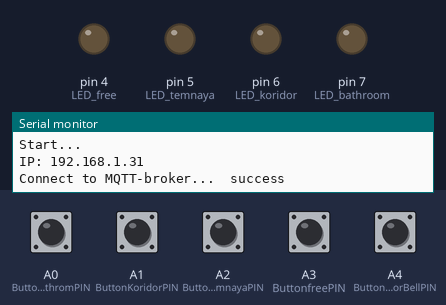
Simulated run of this sketch. Board: Arduino Uno, built with avr-gcc and run on an emulated ATmega328P. Parts: output pins drawn as LEDs (lit = HIGH), the last lines printed to the serial monitor. The inputs (shaded band) are chosen by the test bench; at power-on: A0 (ButtonBanthromPIN), A1 (ButtonKoridorPIN), A2 (ButtonTemnayaPIN), A3 (ButtonfreePIN), A4 (ButtonDoorBellPIN) HIGH. No MQTT or app messages arrive unless stated.

Above: at 1.2 s.
1.3 s: A0 (ButtonBanthromPIN) pulled LOW for 0.15 s
At 2.5 s:
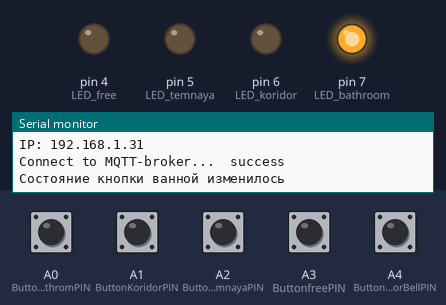
3.0 s: A1 (ButtonKoridorPIN) pulled LOW for 0.15 s
At 4.2 s:
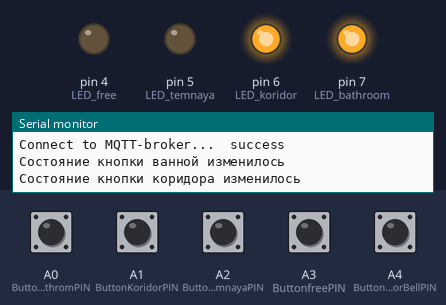
4.7 s: A2 (ButtonTemnayaPIN) pulled LOW for 0.15 s
At 5.7 s:
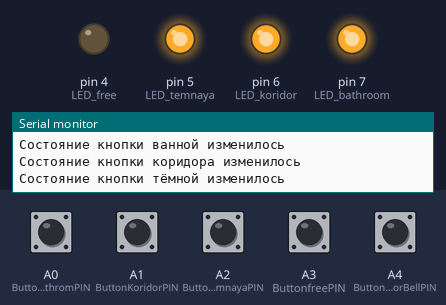
6.4 s: A3 (ButtonfreePIN) pulled LOW for 0.15 s
At 7.5 s:
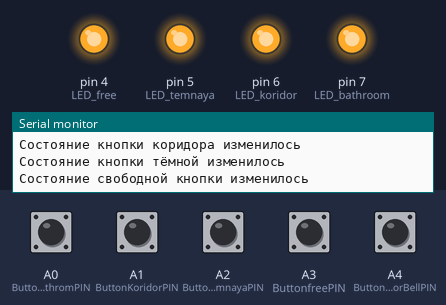
8.1 s: A0 (ButtonBanthromPIN) pulled LOW for 1 s
At 10.3 s:
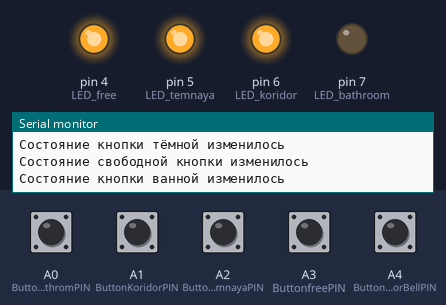
10.6 s: A1 (ButtonKoridorPIN) pulled LOW for 1 s
At 12.1 s:
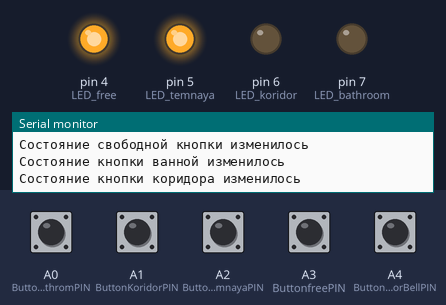
Timing chart, 0 to 13.6 s (numbered marks = the images above; inputs shaded):
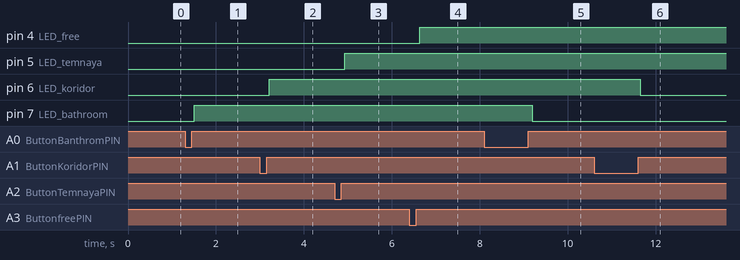

Measured:
- after the input at 1.3 s, pin 7 (LED_bathroom): LOW → HIGH after 0.21 s
- after the input at 3.0 s, pin 6 (LED_koridor): LOW → HIGH after 0.21 s
- after the input at 4.7 s, pin 5 (LED_temnaya): LOW → HIGH after 0.22 s
- after the input at 6.4 s, pin 4 (LED_free): LOW → HIGH after 0.23 s
- after the input at 8.1 s, pin 7 (LED_bathroom): HIGH → LOW after 1.1 s
- after the input at 10.6 s, pin 6 (LED_koridor): HIGH → LOW after 1.1 s

The sketch:

iobrokerExample.ino
```cpp
//Подключаем библиотеки
#include <SPI.h>
#include <Ethernet.h>
#include <PubSubClient.h> //https://github.com/knolleary/pubsubclient
#include <Bounce2.h> //https://github.com/thomasfredericks/Bounce2
//Настройки сети
byte mac[] = {  0xAB, 0xBC, 0xCD, 0xDE, 0xEF, 0x31 };
byte ip[] = { 192, 168, 1, 31 }; //IP-адрес платы arduino
byte mqttserver[] = { 192, 168, 1, 7 }; //IP-адрес сервера ioBroker
//#define mqtt_server "m14.cloudmqtt.com" // mqtt брокер
#define mqtt_login "revixooe"
#define mqtt_password "nqqDyjgQpPmY"
#define mqtt_port  1883 //10241 // порт подключения к mqtt, у cloudmqtt порт отличный от 1883
EthernetClient ethClient;
void callback(char* topic, byte* payload, unsigned int length);
PubSubClient client(mqttserver, mqtt_port, callback, ethClient);
//Глобальные переменные
#define LED_bathroom 7
#define LED_koridor 6
#define LED_temnaya 5
#define LED_free 4

#define ButtonBanthromPIN A0
#define ButtonKoridorPIN A1
#define ButtonTemnayaPIN A2
#define ButtonfreePIN A3 //Пока свободная кнопка для управления пином. Включил сразу, чтобы потом не перепрошивать
#define ButtonDoorBellPIN A4 //Квартиная кнопка звонка

int ledBathroomState;
int ledKoridorState;
int ledTemnayaState;
int ledFreeState;

unsigned long buttonPressBathroom;
// Instantiate a Bounce object
//Bounce debouncer = Bounce();
Bounce debouncer1 = Bounce();
Bounce debouncer2 = Bounce();
Bounce debouncer3 = Bounce();
Bounce debouncer4 = Bounce();
Bounce debouncer5 = Bounce();
int BathroomState;
unsigned int send_interval = 10; //интервал отправки показаний на сервер по-умолчанию 10 секунд
unsigned long last_time = 0; //текущее время для таймера
char buff[20];

void callback(char* topic, byte* payload, unsigned int length) {
  Serial.println ("");
  Serial.println ("-------");
  Serial.println ("New callback of MQTT-broker");
  //преобразуем тему(topic) и значение (payload) в строку
  payload[length] = '\0';
  String strTopic = String(topic);
  String strPayload = String((char*)payload);
  //Исследуем что "прилетело" от сервера по подписке:
  //Изменение интервала опроса
  if (strTopic == "ArduinoMega/send_interval") {
    int tmp = strPayload.toInt();
    if (tmp == 0) {
      send_interval = 10;
    } else {
      send_interval = strPayload.toInt();
    }
  }
  //Управление светодиодом
  if (strTopic == "Lighting/Bathroom") {
    if (strPayload == "off" || strPayload == "0" || strPayload == "false") digitalWrite(LED_bathroom, LOW);
    if (strPayload == "on" || strPayload == "1" || strPayload == "true") digitalWrite(LED_bathroom, HIGH);
  }

  if (strTopic == "Lighting/Koridor") {
    if (strPayload == "off" || strPayload == "0" || strPayload == "false") digitalWrite(LED_koridor, LOW);
    if (strPayload == "on" || strPayload == "1" || strPayload == "true") digitalWrite(LED_koridor, HIGH);
  }

  if (strTopic == "Lighting/Temnaya") {
    if (strPayload == "off" || strPayload == "0" || strPayload == "false") digitalWrite(LED_temnaya, LOW);
    if (strPayload == "on" || strPayload == "1" || strPayload == "true") digitalWrite(LED_temnaya, HIGH);
  }

  if (strTopic == "Lighting/free") {
    if (strPayload == "off" || strPayload == "0" || strPayload == "false") digitalWrite(LED_free, LOW);
    if (strPayload == "on" || strPayload == "1" || strPayload == "true") digitalWrite(LED_free, HIGH);
  }


  Serial.print (strTopic);
  Serial.print (" ");
  Serial.println (strPayload);
  Serial.println ("-------");
  Serial.println ("");
}
void setup() {
  Serial.begin(9600);
  Serial.println("Start...");


  // Setup the button
  pinMode(ButtonBanthromPIN, INPUT);
  // Активируем встроенный резистор для кнопки
  digitalWrite(ButtonBanthromPIN, HIGH);


  // Setup the button
  pinMode(ButtonKoridorPIN, INPUT);
  // Активируем встроенный резистор для кнопки
  digitalWrite(ButtonKoridorPIN, HIGH);

   // Setup the button
  pinMode(ButtonTemnayaPIN, INPUT);
  // Активируем встроенный резистор для кнопки
  digitalWrite(ButtonTemnayaPIN, HIGH);

   // Setup the button
  pinMode(ButtonfreePIN, INPUT);
  // Активируем встроенный резистор для кнопки
  digitalWrite(ButtonfreePIN, HIGH);

     // Setup the button
  pinMode(ButtonDoorBellPIN, INPUT);
  // Активируем встроенный резистор для кнопки
  digitalWrite(ButtonDoorBellPIN, HIGH);

  // После настройки кнопки настраиваем антидребезг.
  debouncer1.attach(ButtonBanthromPIN);
  debouncer1.interval(5);

  debouncer2.attach(ButtonKoridorPIN);
  debouncer2.interval(5);

  debouncer3.attach(ButtonTemnayaPIN);
  debouncer3.interval(5);

  debouncer4.attach(ButtonfreePIN);
  debouncer4.interval(5);

  debouncer5.attach(ButtonDoorBellPIN);
  debouncer5.interval(5);


  //Инициализируем порты ввода-вывода, прописываем начальные значения
  pinMode(LED_bathroom, OUTPUT);
  digitalWrite(LED_bathroom, ledBathroomState);

  pinMode(LED_koridor, OUTPUT);
  digitalWrite(LED_koridor, ledKoridorState);

  pinMode(LED_temnaya, OUTPUT);
  digitalWrite(LED_temnaya, ledTemnayaState);

  pinMode(LED_free, OUTPUT);
  digitalWrite(LED_free, ledFreeState);
  //стартуем сетевое подключение
  Ethernet.begin(mac, ip);
  Serial.print("IP: ");
  Serial.println(Ethernet.localIP());


}
void loop() {

  // Update the debouncer and get the changed state
  boolean changedButtonBathroom = debouncer1.update();

  if ( changedButtonBathroom  ) {
    // Получаем обновлённые значения состояния кнопки
    int value = debouncer1.read();
    if ( value == HIGH) {
      ledBathroomState = !ledBathroomState;
      String temp_ledBathroomState =  String(ledBathroomState); //Строка для хранения состояния Led пина. Нужна для конвертирования в массив и отправки по mqtt.
      char BathroomStateMqtt[50]; //Массимв для отправки по mqtt
      temp_ledBathroomState.toCharArray(BathroomStateMqtt, temp_ledBathroomState.length() + 1); //Конвертируем  в массив для публикации по mqtt
      digitalWrite(LED_bathroom, ledBathroomState );
      Serial.println("Состояние кнопки ванной изменилось");
      client.publish("Lighting/Bathroom", BathroomStateMqtt);
    }
  }

  // Update the debouncer and get the changed state
  boolean changedTKoridorBathroom  = debouncer2.update();
//Кнопки отправляем сразу(без интервалов)
  if ( changedTKoridorBathroom ) {
    // Получаем обновлённые значения состояния кнопки
    int value2 = debouncer2.read();
    if ( value2 == HIGH) {
      ledKoridorState = !ledKoridorState;
      String temp_ledKoridorState =  String(ledKoridorState); //Строка для хранения состояния Led пина. Нужна для конвертирования в массив и отправки по mqtt.
      char KoridorStateMqtt[50]; //Массив для отправки по mqtt
      temp_ledKoridorState.toCharArray(KoridorStateMqtt, temp_ledKoridorState.length() + 1); //Конвертируем  в массив для публикации по mqtt
      digitalWrite(LED_koridor, ledKoridorState );
      Serial.println("Состояние кнопки коридора изменилось");
      client.publish("Lighting/Koridor", KoridorStateMqtt);
    }
  }
  boolean changedTemnayaBathroom  = debouncer3.update();
  if ( changedTemnayaBathroom ) {
    // Получаем обновлённые значения состояния кнопки
    int value3 = debouncer3.read();
    if ( value3 == HIGH) {
      ledTemnayaState = !ledTemnayaState;
      String temp_ledTemnayaState =  String(ledTemnayaState); //Строка для хранения состояния Led пина. Нужна для конвертирования в массив и отправки по mqtt.
      char TemnayaStateMqtt[50]; //Массив для отправки по mqtt
      temp_ledTemnayaState.toCharArray(TemnayaStateMqtt, temp_ledTemnayaState.length() + 1); //Конвертируем  в массив для публикации по mqtt
      digitalWrite(LED_temnaya, ledTemnayaState );
      Serial.println("Состояние кнопки тёмной изменилось");
      client.publish("Lighting/Temnaya", TemnayaStateMqtt);
    }
  }

    boolean changedFreeBathroom  = debouncer4.update();
  if ( changedFreeBathroom ) {
    // Получаем обновлённые значения состояния кнопки
    int value4 = debouncer4.read();
    if ( value4 == HIGH) {
      ledFreeState = !ledFreeState;
      String temp_ledFreeState =  String(ledFreeState); //Строка для хранения состояния Led пина. Нужна для конвертирования в массив и отправки по mqtt.
      char FreeStateMqtt[50]; //Массив для отправки по mqtt
      temp_ledFreeState.toCharArray(FreeStateMqtt, temp_ledFreeState.length() + 1); //Конвертируем  в массив для публикации по mqtt
      digitalWrite(LED_free, ledFreeState );
      Serial.println("Состояние свободной кнопки изменилось");
      client.publish("Lighting/free", FreeStateMqtt);
    }
  }

  boolean changedDoorBellButton  = debouncer5.update();
  if ( changedDoorBellButton ) {
    // Получаем обновлённые значения состояния кнопки
    int value5 = debouncer5.read();
    if ( value5 == HIGH) {
      char DoorBellStateMqtt[50]; //Массив для отправки по mqtt
      String temp_DoorBellState = "1";
      temp_DoorBellState.toCharArray(DoorBellStateMqtt, temp_DoorBellState.length() + 1); //Конвертируем  в массив для публикации по mqtt
      Serial.println("Состояние свободной кнопки изменилось");
      client.publish("Koridor/DoorBell", DoorBellStateMqtt);
    }
  }

  //Если соединение MQTT неактивно, то пытаемся установить его и опубликовать/подписаться
  if (!client.connected()) {
    Serial.print("Connect to MQTT-broker...  ");
    //Подключаемся и публикуемся/подписываемся
    if (client.connect("ArduinoMega")) {
      Serial.println("success");
      //Значение с датчиков
      //Подписываемся на интервал опроса
      client.subscribe("ArduinoMega/send_interval");
      //Подписываемся на переменную управления светодиодом
      client.subscribe("Lighting/#");
    } else {
      //Если не подключились, ждем 10 секунд и пытаемся снова
      Serial.print("Failed, rc=");
      Serial.print(client.state());
      Serial.println(" try again in 10 seconds");
      delay (10000);
    }
    //Если соединение активно, то отправляем данные на сервер с заданным интервалом времени(для датчиков)
  } else {
    if (millis() > (last_time + send_interval * 1000)) {
      last_time = millis();

    }
  }
  //Проверка входящих соединений по подписке
   if (client.connect("example1")) { client.loop();}
}
```
